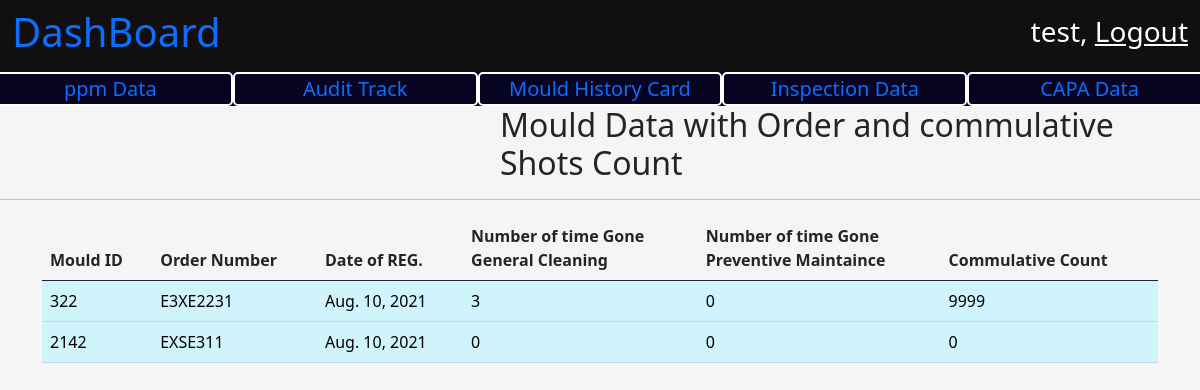
Before: /quality/ (signed in) with the older database file.
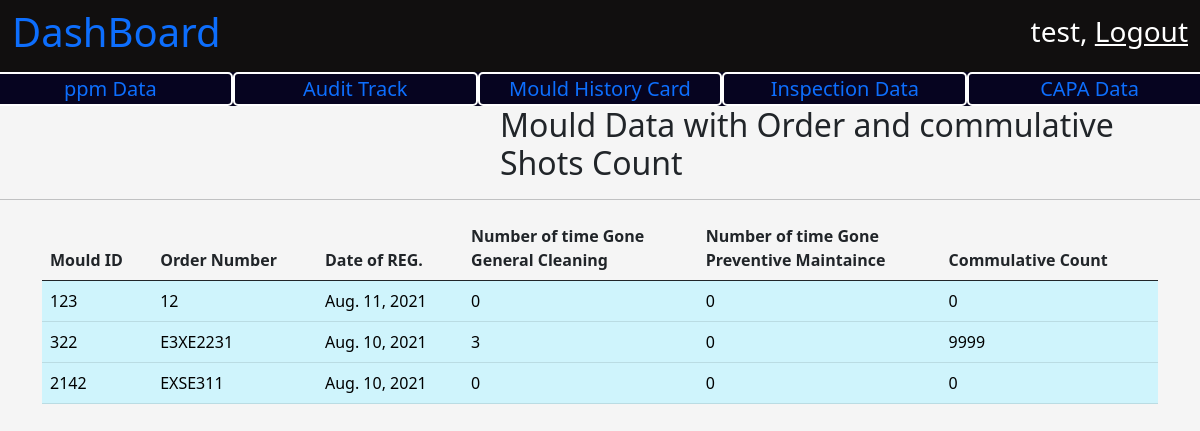
After: the same page with the newer database file.
### mould/models.py (models this page shows, shortened)
class Mould(models.Model):
    mould_id = models.IntegerField(primary_key=True)
    mould_name = models.CharField(max_length=200)
    cavity_number = models.IntegerField()
    registered_date = models.DateTimeField(auto_now_add=True)
    registered_by = models.ForeignKey(User, on_delete=models.PROTECT)
    general_maintaince_cleaning_threshold_value = models.IntegerField()
    preventive_maintaince_clearning_thresold_value = models.IntegerField()
    tool_life = models.IntegerField()
    present_count = models.IntegerField()
    moud_desc = models.CharField(max_length=100)
    order_number = models.CharField(max_length=100)
    raw_material = models.CharField(max_length=100)
    part_weight = models.FloatField()
    runner_weight = models.FloatField()
    tonnage = models.FloatField()
    cycle_time = models.FloatField()
    number_of_shots_per_day = models.IntegerField()
    preventice_maintaince_count = models.IntegerField(default=0)
    general_cleaning_maintance_count = models.IntegerField(default = 0)
    def __str__(self):
        return str(self.mould_id)

### MouldQuality/views.py (the view)
# urls.py: path('', views.QualityPageRender,name = "MouldQuality"),
@login_required
def QualityPageRender(request):
    context = {}
    mould_data_list = Mould.objects.all()
    mould_commulative_cont_data = []
    for mould in mould_data_list:
        mould_data_collector = DataCollector(mould.mould_id)
        print("-----")
        print(mould_data_collector.get_commulative_count())
        print("-----")
        mould_commulative_cont_data.append(MouldCommulativeCount(mould,
            mould_data_collector.get_commulative_count(),
            mould_data_collector.count_g_clean(),
            mould_data_collector.count_p_main()))
    print(data.g_clean for data in mould_commulative_cont_data)
    context['mould_data'] = mould_commulative_cont_data
    return render(request, 'quality/mould_quality.html', context)

### MouldQuality/utils.py (called while the page is built)
    def get_commulative_count(self):
        count = 0
        print("------")
        print(self.mould_data)
        print("------")
        if self.mould_data is None:
            return count
        for mould in self.mould_data:
            count = count + mould.count_increment
        return count

    def count_g_clean(self):
        if self.mould_cleaning_data is None:
            return 0
        return len(self.mould_cleaning_data) # mould cleaning data.

    def count_p_main(self):
        if self.p_main_data is None:
            return 0
        return len(self.p_main_data)

### mould/models.py (called while the page is built)
    def __str__(self):
        return str(self.mould_id)

### MouldQuality/templates/quality/mould_quality.html (shortened to what this page needs)
{% extends 'base.html' %}
{% load static %}
{% block title %}
    <link
        rel="stylesheet"
        href="{% static 'css/dashboard.css' %}" >
{% endblock %}
{% block body_content %}
    <nav
        class="navbar navbar-light dashboard_nav">
        <div class="container-fluid dashboard_nav">
            <p class="h1 dashboard_title">
                <a href="{% url 'homePage' %}" style="text-decoration:None;">
                  DashBoard
                </a>
            </p>
            <div class="user_data">
                <p class="h3">
                    {{ request.user.first_name }},
                    <a href="{% url 'userLogout' %}">
                        Logout
                    </a>
                </p>
            </div>
        </div>
    </nav>
    <div class="optionBar">
        <div class="row">
            <div class="col">
                <a href="{% url 'ppmData' %}">
                    ppm Data
                </a>
            </div>
            <div class="col">
                <a href="{% url 'Audit' %}">
                Audit Track
                </a>
            </div>
             <div class="col">
                <a href="{% url "MouldNameSelect" %}">
                    Mould History Card
                </a>
            </div>
             <div class="col">
                <a href="{% url 'MouldInspectView' %}">
                    Inspection Data
                </a>
            </div>
            <div class="col">
                <a href="{% url 'CapaData' %}">
                    CAPA Data
                </a>
            </div>
        </div>
    </div>
    <p class="h2" style="margin-left : 500px;">
        Mould Data with Order and commulative Shots Count
    </p>
    <hr />
    <div class="container">
        <table class="table">
            <thead>
                <th class="col">
                    Mould ID
                </th>
                <th class="col">
                    Order Number
                </th>
                <th class="col">
                    Date of REG.
                </th>
                <th class="col">
                    Number of time Gone <br/>
                    General Cleaning
                </th>
                <th class="col">
                    Number of time Gone <br/>
                    Preventive Maintaince
                </th>
                <th class="col">
                    Commulative Count
                </th>
            </thead>
            <tbody class="table-info">
                {% for mould_values in mould_data %}
                <tr class="table-info">
                    <td class="table-info">
                        {{ mould_values.mould_data.mould_id }}
                    </td>
                    <td class="table-info">
                        {{ mould_values.mould_data.order_number }}
                    </td>
                    <td class="table-info">
                        {{ mould_values.mould_data.registered_date.date }}
                    </td>
                    <td class="table-info">
                        {{ mould_values.g_clean }}
                    </td>
                    <td class="table-info">
                        {{ mould_values.p_main }}
                    </td>
                    <td class="table-info">
                        {{ mould_values.commulative_count }}
                    </td>
                </tr>
                {% endfor %}
            </tbody>
        </table>
    </div>
{% endblock %}

Changed rows visible on the page:
added Mould: mould_data.mould_id "123", mould_data.order_number "12", mould_data.registered_date "Aug. 11, 2021"
Other visible differences:
new list line: "0 0 0"
